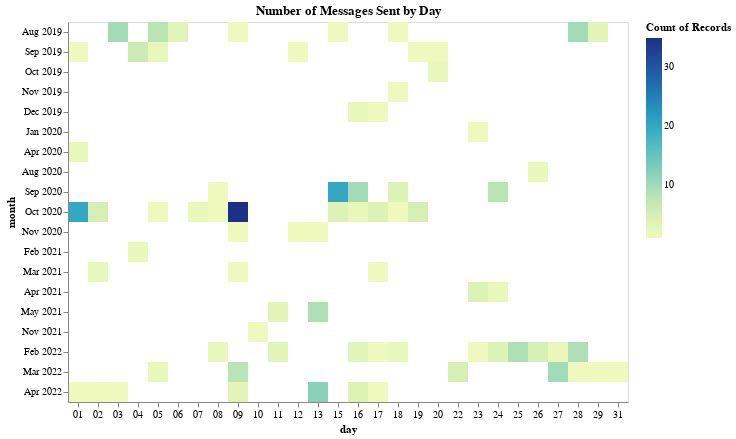

Notebook cell for this chart:
### Markdown cell above
Finally, let's look at the number of messages (and words) you sent on each day of the year.

### Code cell
sender = 'Jonathan Luo'

alt.Chart(df).mark_rect().encode(
    alt.X('date(time):O', title='day'),
    alt.Y('yearmonth(time):O', title='month'),
    alt.Color('count()', scale=alt.Scale(type='linear')),
    tooltip=[
        alt.Tooltip('count()', title='Messages'),
        alt.Tooltip('sum(words):Q', title='Words'),
    ],
).transform_filter(
    datum.sender == sender,
).transform_calculate(
    words=expr.length(expr.split(datum.content, ' ')),
).properties(
    title='Number of Messages Sent by Day',
)

### Figure 1 — Vega-Lite specification as saved in the notebook (floating-point values rounded to 4 significant figures; data arrays with more than 128 entries replaced by an {"elided": "..."} marker saying what was removed)
{"config": {"view": {"continuousWidth": 400, "continuousHeight": 300}}, "data": {"name": "data-e4b1a84653a999ec7a13b0aab594fd88"}, "mark": "rect", "encoding": {"color": {"aggregate": "count", "scale": {"type": "linear"}, "type": "quantitative"}, "tooltip": [{"aggregate": "count", "title": "Messages", "type": "quantitative"}, {"aggregate": "sum", "field": "words", "title": "Words", "type": "quantitative"}], "x": {"field": "time", "timeUnit": "date", "title": "day", "type": "ordinal"}, "y": {"field": "time", "timeUnit": "yearmonth", "title": "month", "type": "ordinal"}}, "title": "Number of Messages Sent by Day", "transform": [{"filter": "(datum.sender === 'Jonathan Luo')"}, {"calculate": "length(split(datum.content,' '))", "as": "words"}], "$schema": "https://vega.github.io/schema/vega-lite/v4.17.0.json", "datasets": {"data-e4b1a84653a999ec7a13b0aab594fd88": {"elided": "2476 records"}}}
